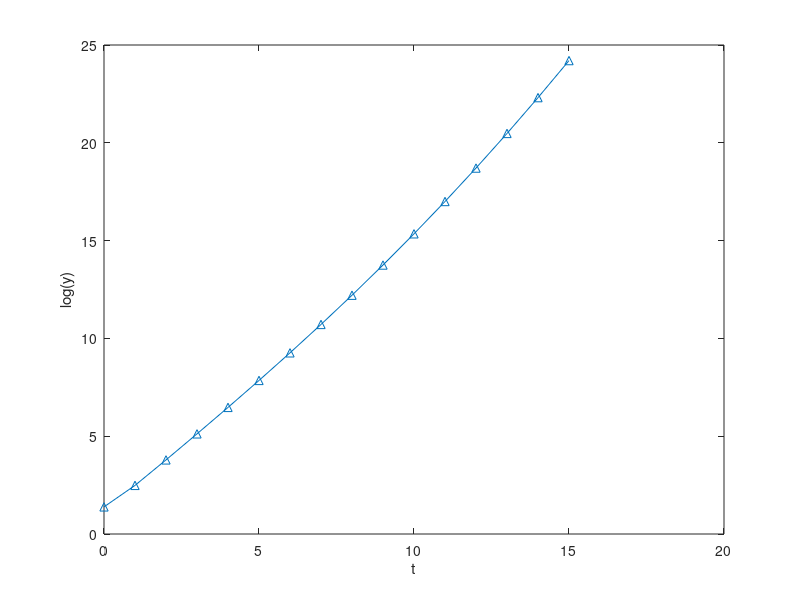

The MATLAB source for this figure:
clear all; close all; clc;

phi = @(t, y) (2+0.01*t^2)*y;

N = 16;
h = 1;
t_val = linspace(0, 15, N);
y_val = zeros(size(t_val));

% Initialization
y_val(1) = 4;
y_val(2) = y_val(1) + h * phi(t_val(1), y_val(1));

% Iteration with the 2-step Adams-Bashforth method
for i = 3:N
    k1 = phi(t_val(i-1), y_val(i-1));
    k2 = phi(t_val(i-2), y_val(i-2));
    y_val(i) = y_val(i-1) + h/2 * (3*k1 - k2); 
end
disp(y_val);
plot(t_val, log(y_val),'^-')
xlabel('t')
ylabel('log(y)')